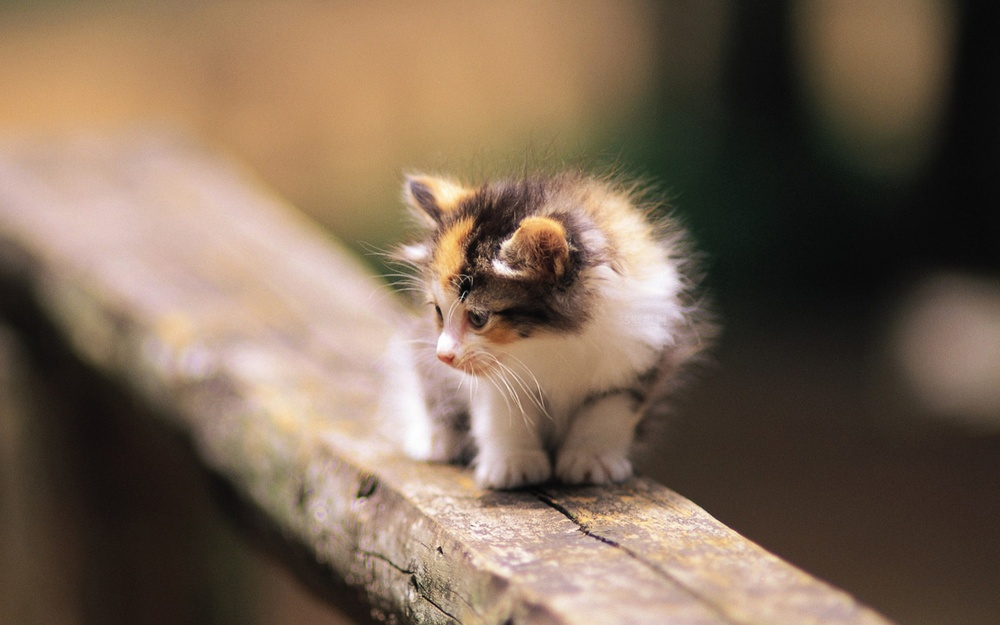
#> input picture figure1.jpg, 1000 x 625 px, shrunk from 1680 x 1050 before the run
$ python 2_1_3_PicturePixels.py   (Python 2 division)
#> lines starting #> are read from the running program, lines starting #| are printed output that depends on the picture; after the words box and inside, x2 and y2 are one past the last pixel; in counts of white or black regions, pixels touching at a corner belong together
import cv2
import numpy as np

img = cv2.imread('figure1.jpg')
#> img is the input picture: shape (625, 1000, 3); mean B, G, R 86.1, 104.2, 124.2
print img.size
#| 1875000
print img.shape
#| (625, 1000, 3)
img[100:120, 100:120] = [255, 255, 255]
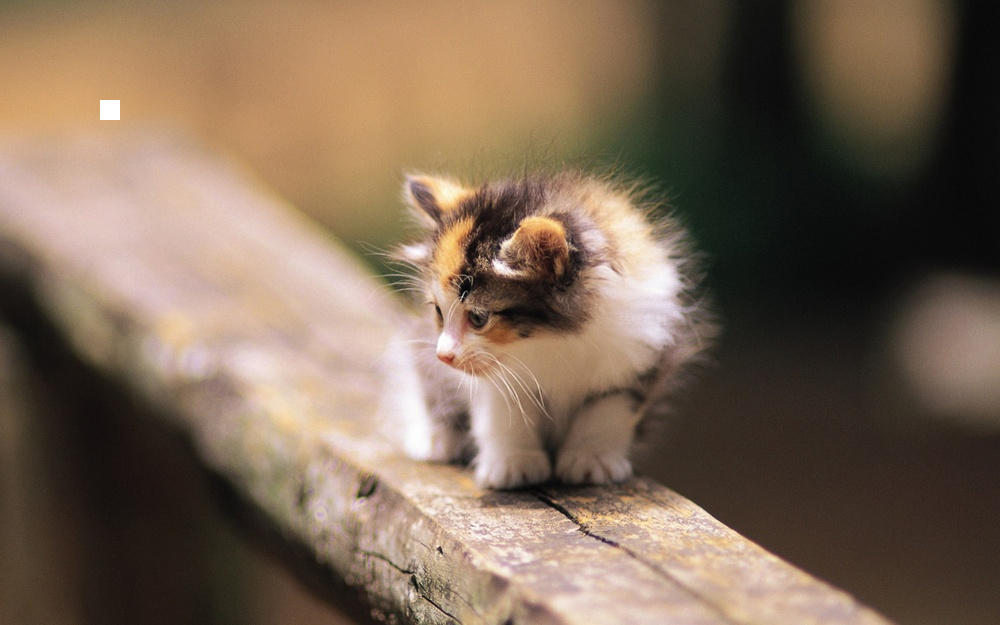
#> img: shape (625, 1000, 3); 0.06% of pixels changed, all inside (x1, y1, x2, y2) = (100, 100, 120, 120)
cv2.imshow('figure2.jpg', img)
cv2.waitKey()
